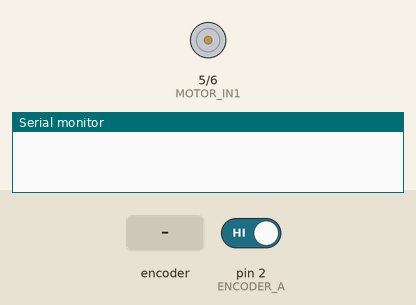
A sketch run on a simulated Arduino Uno, built with avr-gcc and run on an emulated ATmega328P. On the bench: motor-driver pin pairs drawn as motors (green arrow = first pin HIGH = forward, orange = second pin HIGH = backward, longer = more drive, scaled by the enable pin), the last lines printed to the serial monitor. The test bench sets the inputs (shaded band); at power-on: pin 2 (ENCODER_A) HIGH.

Above: at 0.05 s.
At 1.25 s:
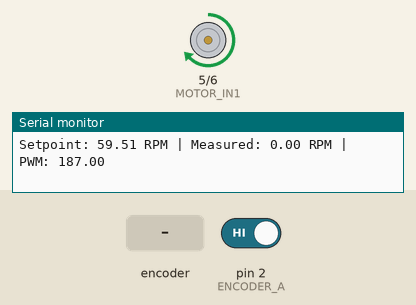
1.3 s: rotary encoder on pin 2 (ENCODER_A) / pin 3 (ENCODER_B) turned 1 step (first pin leading)
At 2.3 s:
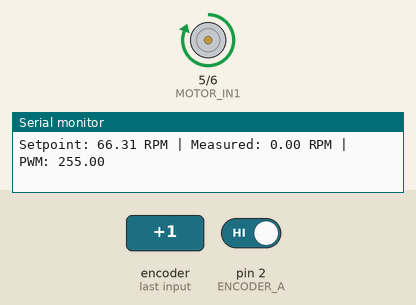
Timing chart, 0 to 4.3 s (numbered marks = the images above; inputs shaded):
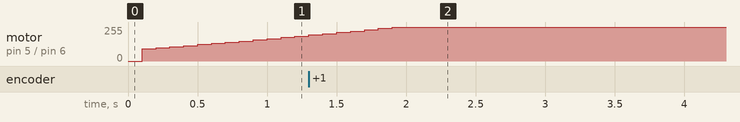

The sketch:

Lab4motor.ino
```cpp
#include <PID_v1.h>

// Motor Control Pins
#define MOTOR_PWM 9  // PWM output (ENA - controls speed)
#define MOTOR_IN1 5  // Motor Direction (IN1)
#define MOTOR_IN2 6  // Motor Direction (IN2)

// Encoder Pins
#define ENCODER_A 2  // Encoder Signal A
#define ENCODER_B 3  // Encoder Signal B

// PID Variables
double setpoint = 50;  // Desired RPM
double input, output;
double Kp = 1.665, Ki = 1.328, Kd = 0.52361;  // PID tuning parameters

// Create PID Controller
PID motorPID(&input, &output, &setpoint, Kp, Ki, Kd, DIRECT);

// Encoder Variables
volatile int encoderCount = 0;
unsigned long lastTime = 0;
double rpm = 0;
const int PPR = 540;  // Pulses per revolution for your encoder

// Moving Average Buffer for RPM Smoothing
double rpmBuffer[5] = {0};
int bufferIndex = 0;

// Interrupt Service Routine for Encoder
void encoderISR() {
    encoderCount++;  // Increment count every time encoder A changes
}

// Function to Calculate RPM with Moving Average Filtering
void calculateRPM() {
    unsigned long currentTime = millis();
    double elapsedTime = (currentTime - lastTime) / 1000.0;  // Convert ms to seconds

    if (elapsedTime > 0 && encoderCount > 0) {
        double newRPM = (encoderCount * 60.0) / (PPR * elapsedTime);  // Corrected PPR = 540

        // Apply Moving Average Filtering
        rpmBuffer[bufferIndex] = newRPM;
        bufferIndex = (bufferIndex + 1) % 5;  // Keep buffer index in range

        double sum = 0;
        for (int i = 0; i < 5; i++) sum += rpmBuffer[i];
        rpm = sum / 5;  // Compute average
    } else {
        rpm = 0;
    }

    encoderCount = 0;  // Reset count after reading
    lastTime = currentTime;
}

void setup() {
    Serial.begin(2000000);

    // Setup Encoder Interrupt
    pinMode(ENCODER_A, INPUT);
    pinMode(ENCODER_B, INPUT);
    attachInterrupt(digitalPinToInterrupt(ENCODER_A), encoderISR, CHANGE);

    // Setup Motor Control
    pinMode(MOTOR_PWM, OUTPUT);
    pinMode(MOTOR_IN1, OUTPUT);
    pinMode(MOTOR_IN2, OUTPUT);
    digitalWrite(MOTOR_IN1, LOW);
    digitalWrite(MOTOR_IN2, LOW);

    // Initialize PID
    motorPID.SetMode(AUTOMATIC);
    motorPID.SetOutputLimits(0, 255);  // PWM range
}

// Variables to control update timing
unsigned long lastPIDUpdate = 0;
unsigned long lastPrint = 0;

void loop() {
    unsigned long now = millis();

    // Update setpoint with smooth sinusoidal reference (oscillates between 10-90 RPM)
    setpoint = 50 + 40 * sin(now / 5000.0);

    // Update RPM every 200ms
    if (now - lastTime >= 200) {
        calculateRPM();
        input = rpm;
    }

    // Compute PID every 100ms
    if (now - lastPIDUpdate >= 100) {
        motorPID.Compute();
        lastPIDUpdate = now;
    }

    // Apply PID output with smooth motor control
    if (output > 0) {
        digitalWrite(MOTOR_IN1, HIGH);
        digitalWrite(MOTOR_IN2, LOW);
        analogWrite(MOTOR_PWM, output);
    } else if (output < 0) {
        digitalWrite(MOTOR_IN1, LOW);
        digitalWrite(MOTOR_IN2, HIGH);
        analogWrite(MOTOR_PWM, abs(output));
    } else {
        // Stop motor smoothly
        digitalWrite(MOTOR_IN1, LOW);
        digitalWrite(MOTOR_IN2, LOW);
        analogWrite(MOTOR_PWM, 0);
    }

    // Print Debug Info Every 300ms
    if (now - lastPrint >= 300) {
        Serial.print("Setpoint: ");
        Serial.print(setpoint);
        Serial.print(" RPM | Measured: ");
        Serial.print(rpm);
        Serial.print(" RPM | PWM: ");
        Serial.println(output);
        lastPrint = now;
    }
}
```
